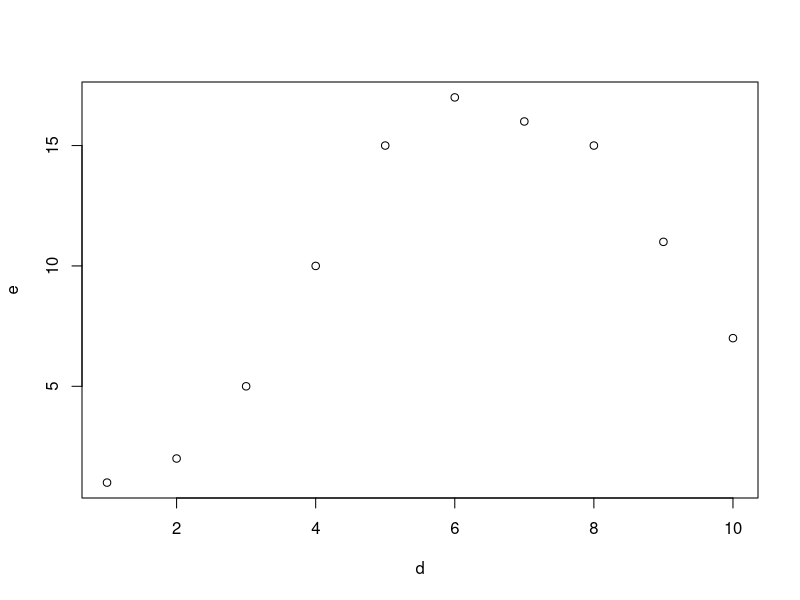
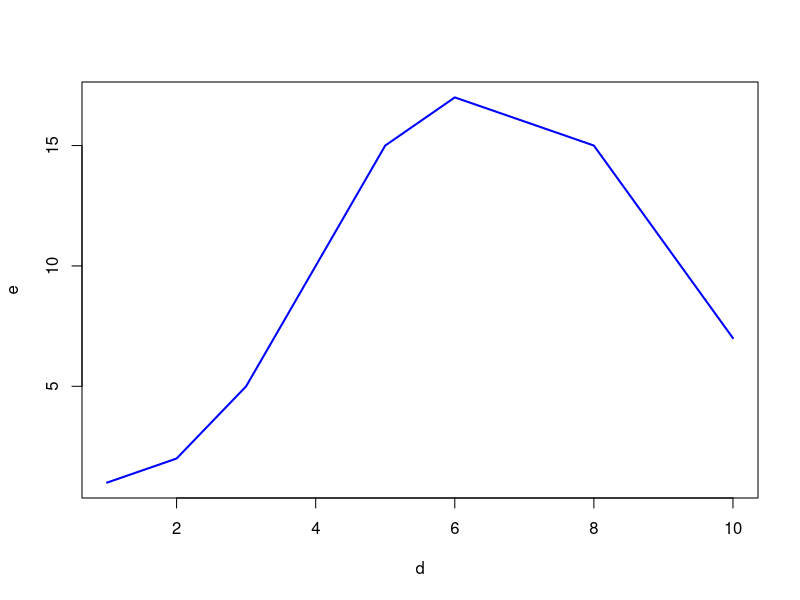

These charts were generated, in order, by the following R code: (Note: this script raises an error after producing the figures.)
####
# Exercícios do lab 01 
####
d <- c(1,2,3,4,5,6,7,8,9,10)
e <- c(1,2,5,10,15,17,16,15,11,7)
plot(d,e)
plot(d,e, type = 'l', col = 'blue', lwd = 2)

##################

# 4 × (245 +√80/2)
4 * (245 + sqrt(80)/ 2)

# 4 × 245 +√80/2
4 * 245 + sqrt(80) / 2

# 4 × (245 +√80)/2
4 * (245 + sqrt(80))/2

# 24^4 − 3 × 53
24 ** 4 - 3 * 53

# ((2^12 − 3)/3) × 53
((2 ** 12 - 3) / 3) * 53

#log(2)
log(2)
log10(2)

# e ^ -2
exp(-2)

##################

x <- 3
y <- 6
z <- 9

x * y
x - y - z
x ** y
class(x) # numeric
class(y)
class(z)

##################

a <- 4
b <- 20

a + b
class(a + b)

b - a
class(b - a)

a * b
class(a * b)

b / a
class( b - a)

a / b
class(a / b)

##################

primeiro_nome <- "Bernardo"
nchar(primeiro_nome)

##################

9 > 8 # TRUE
9 = 8
# Error in 9 = 8 : lado esquerdo da atribuição inválida (do_set)
9 < 8 # FALSE

"late" == "tela" # FALSE
"late" != "tela" # TRUE

##################

vetor.1 <- c(2, 4, 6, 8)
vetor.2 <- c(1, 1, 2, 2)

vetor.1 + 1
vetor.2 * 3
vetor.1 / 2
sqrt(vetor.1)

# 1.414214 2.000000 2.449490 2.828427

vetor.1 + vetor.2

##################

nivel_escolaridade <- c("ensino superior", "ensino médio", "ensino médio", "ensino fundamental", "Não respondeu", "ensino médio", "ensino fundamental",  
                        "ensino médio", "ensino superior","ensino superior")

ordem <- c("ensino fundamental", "ensino médio", "ensino superior", "Não respondeu")

em_ordem <- factor(nivel_escolaridade, levels = ordem)

escolaridade_ordenada <- em_ordem[order(em_ordem)]

vetor_escolaridade <- as.character(escolaridade_ordenada)

print(vetor_escolaridade)